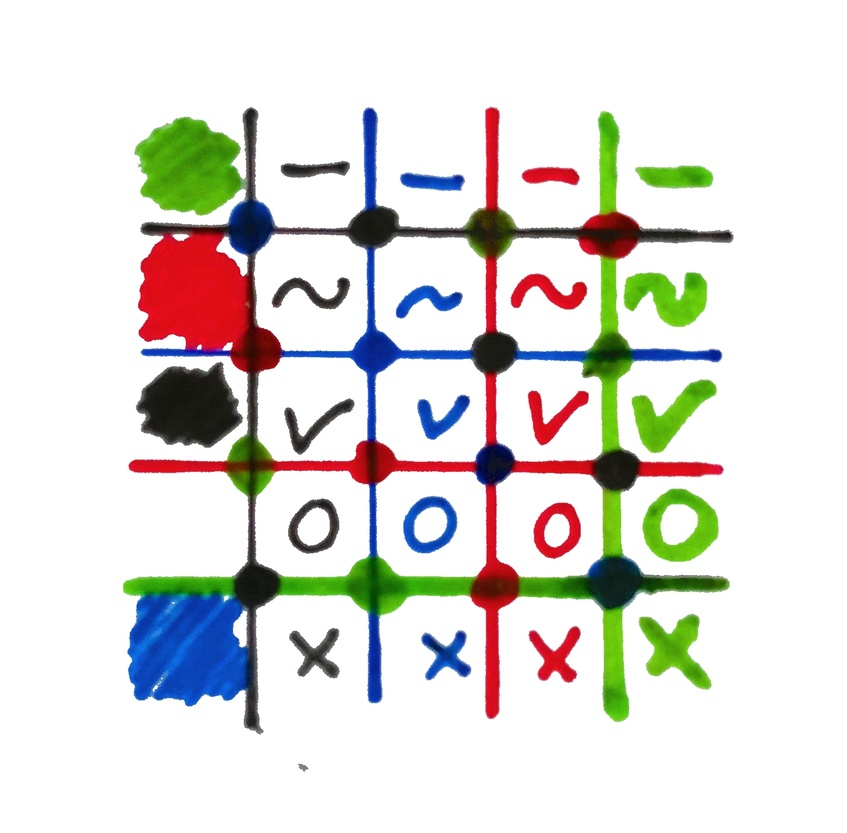
#> input picture sketchstyler/img/0.jpg, 847 x 833 px, shrunk from 1508 x 1483 before the run
$ python -i colors.py   (imports and definitions only)
#> lines starting #> are read from the running program, lines starting #| are printed output that depends on the picture; after the words box and inside, x2 and y2 are one past the last pixel; in counts of white or black regions, pixels touching at a corner belong together
from skimage.morphology import area_opening, area_closing
from cv2 import cvtColor, inRange, bitwise_or, COLOR_RGB2HSV, COLOR_HSV2RGB
from matplotlib.colors import rgb_to_hsv
import numpy as np


def rgb_masks(img):
    hsv_img = cvtColor(img, COLOR_RGB2HSV)
#> hsv_img: shape (833, 847, 3); mean H, S, V 28.2, 37.1, 234.2
    # hue range 0-180 in cv
    reds_l = inRange(hsv_img, (0, 0, 0), (30, 255, 240))
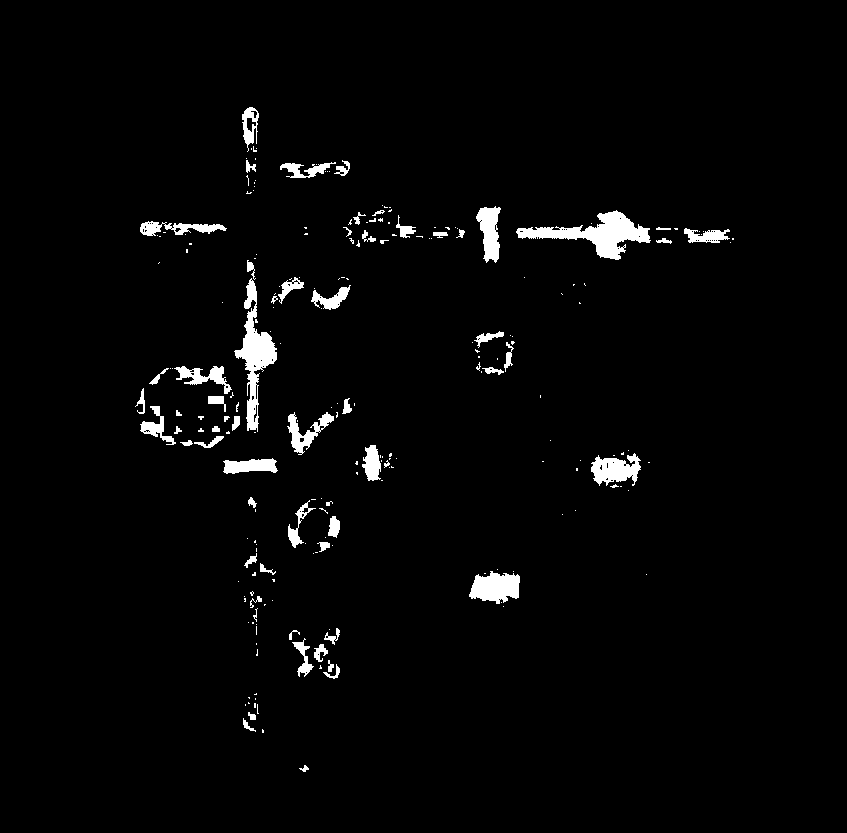
#> reds_l: shape (833, 847); 2.5% white; 224 white regions (161 under 20 px), largest, box (x1, y1, x2, y2) and area: (516, 210, 651, 260) 2461, (234, 278, 277, 432) 2121, (469, 571, 520, 604) 1181
    greens = inRange(hsv_img, (31, 0, 0), (90, 255, 240))
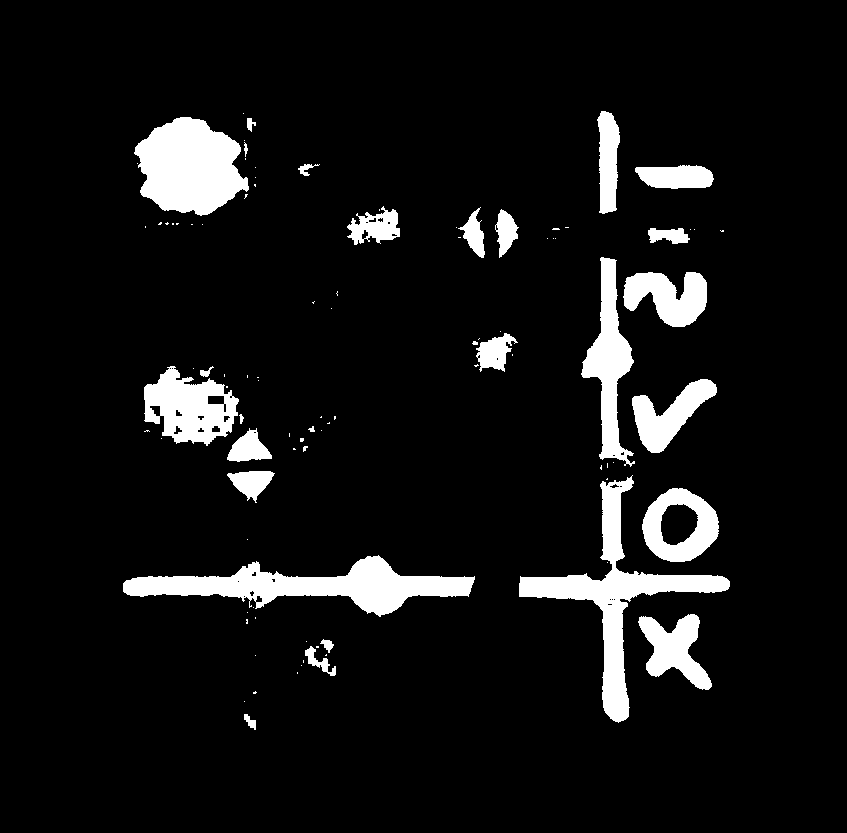
#> greens: shape (833, 847); 8% white; 96 white regions (69 under 20 px), largest, box (x1, y1, x2, y2) and area: (123, 555, 475, 617) 8724, (519, 475, 730, 723) 8672, (134, 117, 249, 216) 7929
    blues = inRange(hsv_img, (91, 0, 0), (150, 255, 240))
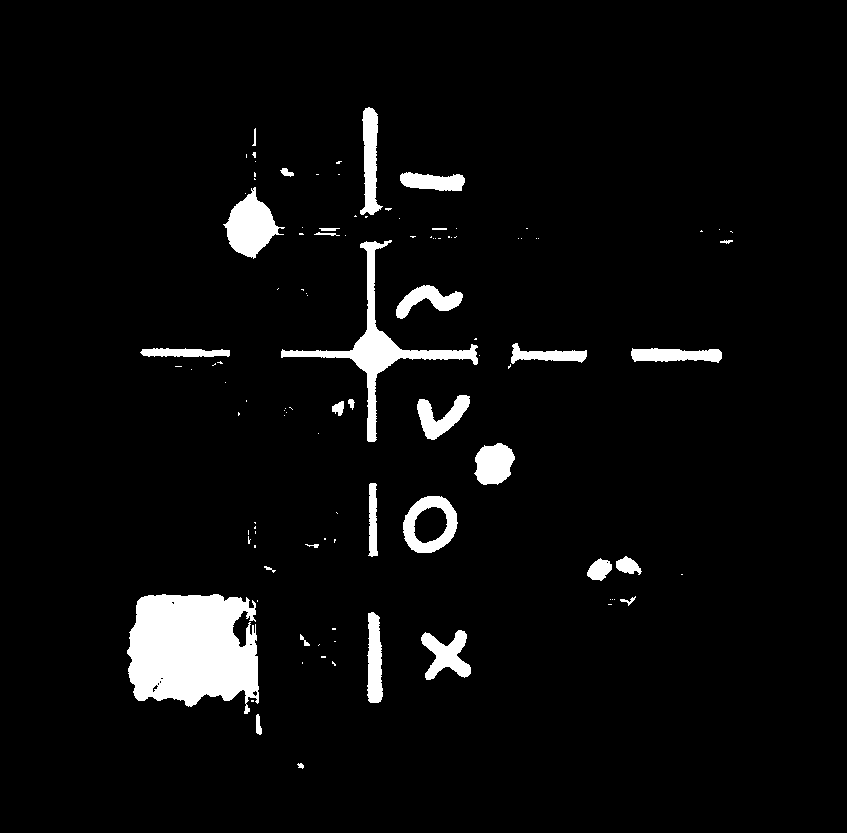
#> blues: shape (833, 847); 4.7% white; 106 white regions (75 under 20 px), largest, box (x1, y1, x2, y2) and area: (127, 594, 259, 714) 12362, (281, 240, 478, 442) 4178, (223, 187, 285, 259) 2262
    reds_u = inRange(hsv_img, (151, 0, 0), (180, 255, 240))
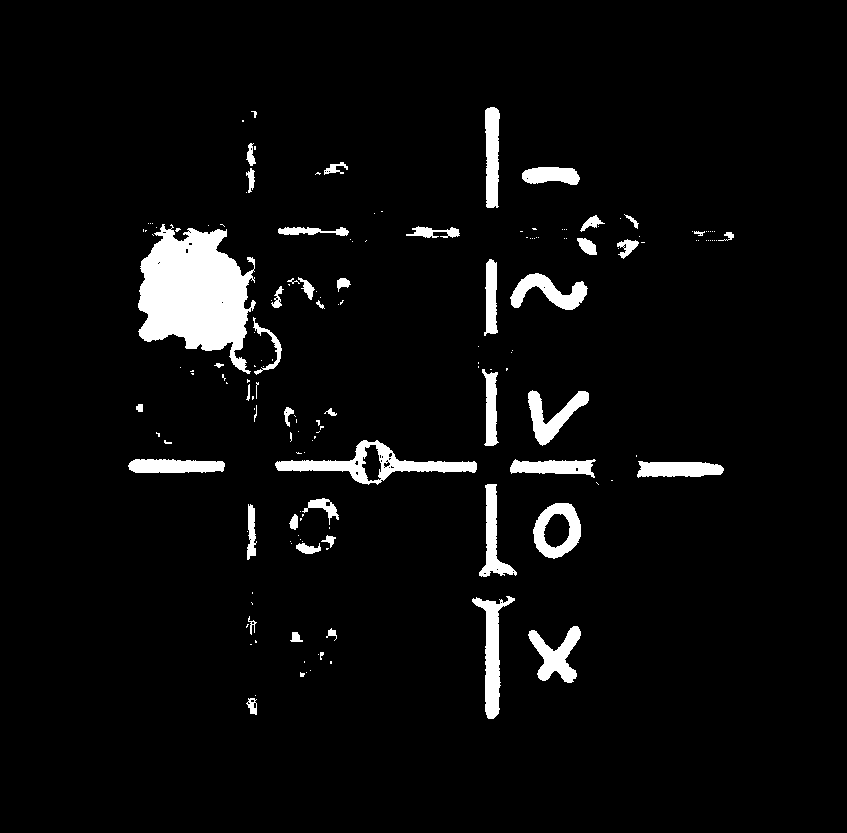
#> reds_u: shape (833, 847); 4.8% white; 166 white regions (116 under 20 px), largest, box (x1, y1, x2, y2) and area: (138, 224, 256, 374) 10982, (275, 440, 477, 485) 2612, (472, 596, 515, 719) 1785
    reds = bitwise_or(reds_l, reds_u)
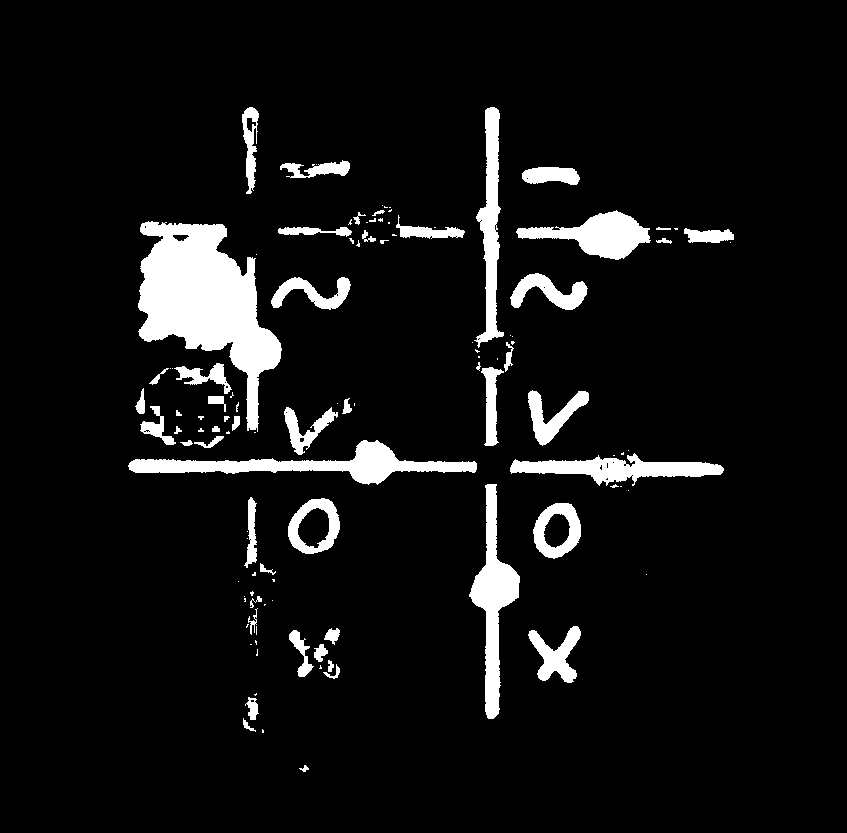
#> reds: shape (833, 847); 7.3% white; 112 white regions (59 under 20 px), largest, box (x1, y1, x2, y2) and area: (138, 221, 282, 432) 14336, (128, 440, 477, 485) 4934, (469, 484, 520, 719) 4183

    return (reds, greens, blues)


# [51 lines left out: functions change_color, combine_masks, rgb2, not called in this run]

>>> import cv2
>>> picture = cv2.cvtColor(cv2.imread('img/0.jpg'), cv2.COLOR_BGR2RGB)
>>> result = rgb_masks(picture)

$ run again, on sketchstyler/img/1.jpg
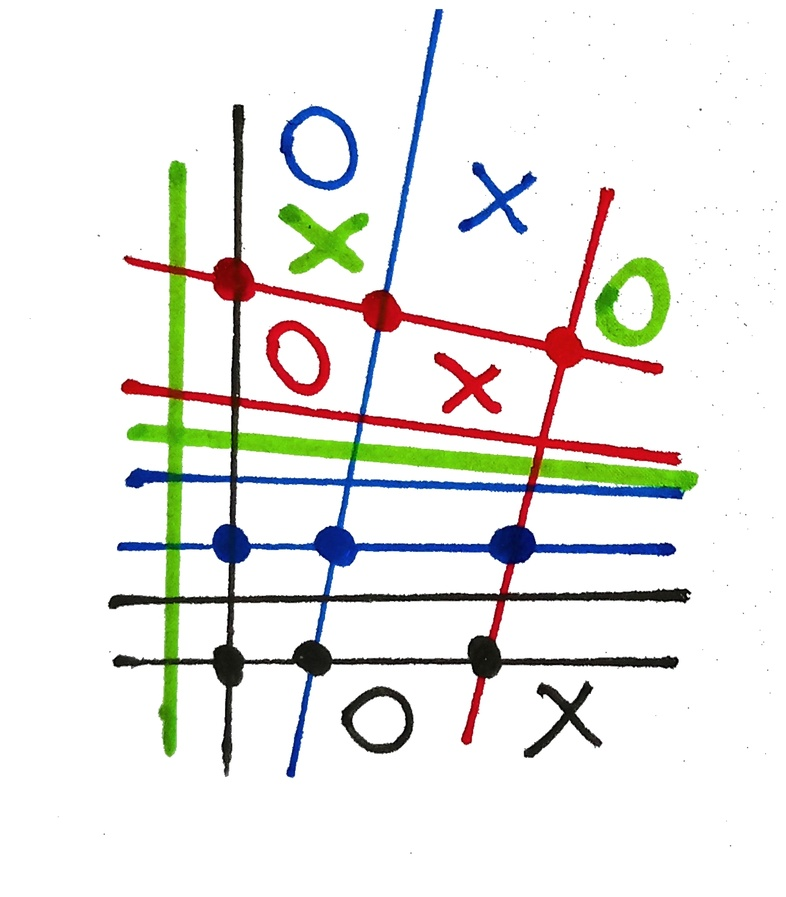
#> input picture sketchstyler/img/1.jpg, 786 x 897 px, shrunk from 1289 x 1471 before the run
#> hsv_img: shape (897, 786, 3); mean H, S, V 20.4, 22.9, 241.1
#> in rgb_masks, `reds_l = inRange(hsv_img, (0, 0, 0), (30, 255, 240))`:
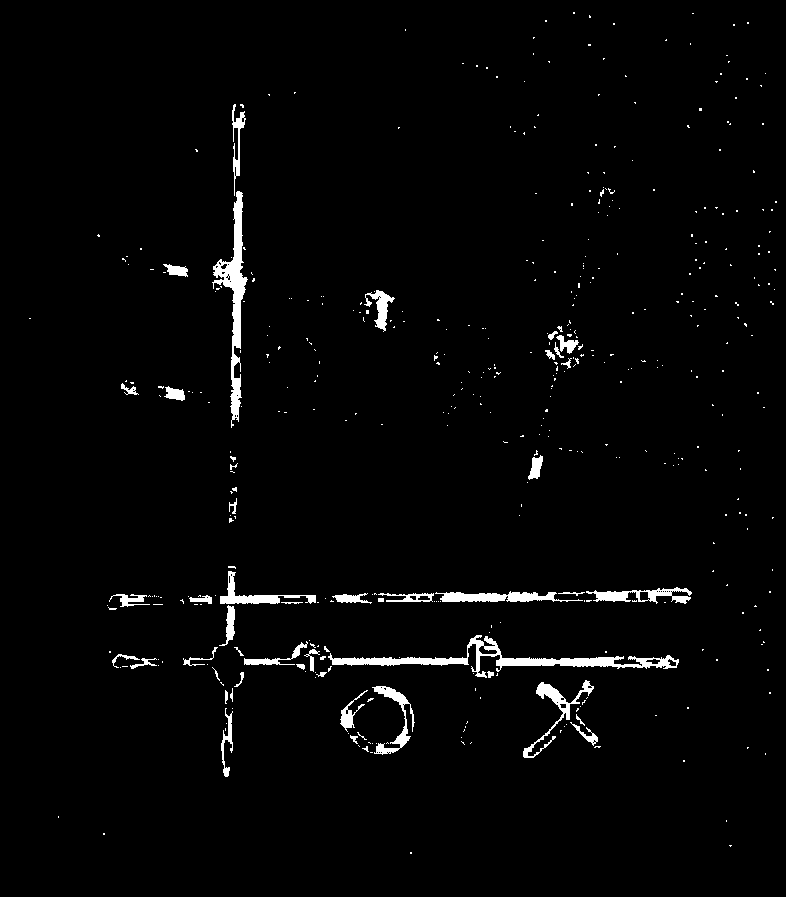
#> reds_l: shape (897, 786); 2.2% white; 456 white regions (410 under 20 px), largest, box (x1, y1, x2, y2) and area: (328, 635, 679, 678) 2805, (212, 191, 248, 428) 2247, (435, 591, 583, 602) 950
#> greens: shape (897, 786); 4.7% white; 89 white regions (51 under 20 px), largest, box (x1, y1, x2, y2) and area: (127, 399, 532, 758) 12928, (594, 257, 671, 347) 3574, (278, 203, 369, 275) 3125
#> blues: shape (897, 786); 3% white; 41 white regions (29 under 20 px), largest, box (x1, y1, x2, y2) and area: (179, 461, 677, 645) 11055, (279, 104, 359, 191) 2140, (383, 9, 444, 292) 2094
#> reds_u: shape (897, 786); 2.7% white; 127 white regions (108 under 20 px), largest, box (x1, y1, x2, y2) and area: (238, 186, 682, 467) 11713, (266, 320, 331, 397) 1994, (434, 352, 502, 414) 1641
#> in rgb_masks, `reds = bitwise_or(reds_l, reds_u)`:
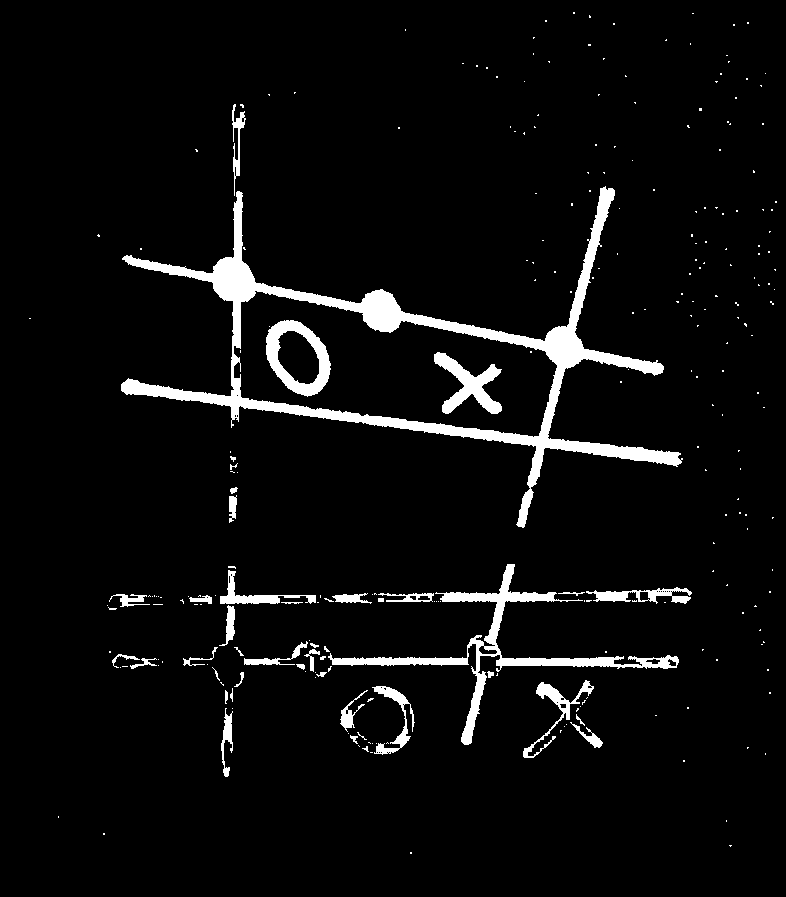
#> reds: shape (897, 786); 5% white; 265 white regions (225 under 20 px), largest, box (x1, y1, x2, y2) and area: (121, 186, 683, 528) 18229, (328, 564, 679, 745) 5186, (266, 320, 331, 397) 2029

$ run again, on sketchstyler/img/2.jpg
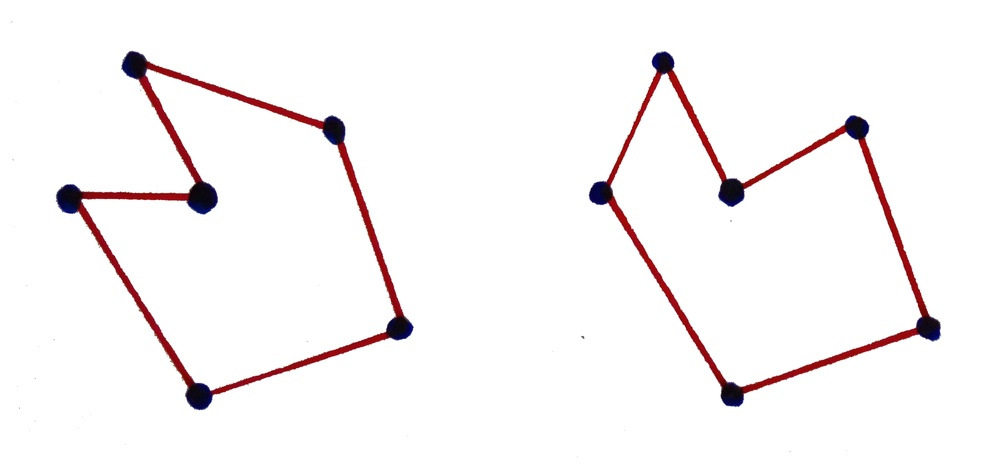
#> input picture sketchstyler/img/2.jpg, 1000 x 470 px, shrunk from 2777 x 1306 before the run
#> hsv_img: shape (470, 1000, 3); mean H, S, V 12.6, 8.6, 249
#> in rgb_masks, `reds_l = inRange(hsv_img, (0, 0, 0), (30, 255, 240))`:
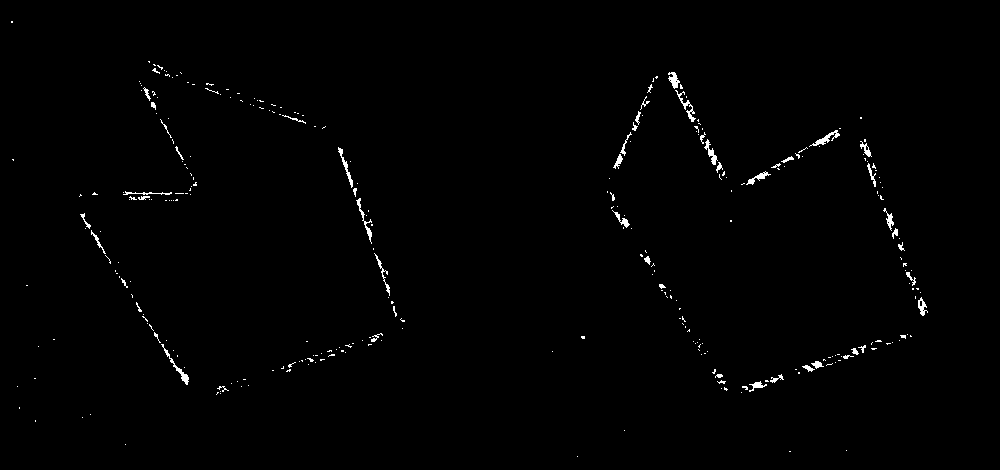
#> reds_l: shape (470, 1000); 0.81% white in thin lines or dots, all inside (x1, y1, x2, y2) = (11, 21, 928, 457)
#> greens: shape (470, 1000); 0% white in thin lines or dots, all inside (x1, y1, x2, y2) = (336, 128, 733, 193)
#> blues: shape (470, 1000); 1.2% white; 13 white regions (1 under 20 px), largest, box (x1, y1, x2, y2) and area: (187, 182, 218, 215) 651, (718, 178, 745, 207) 555, (55, 184, 81, 214) 555
#> reds_u: shape (470, 1000); 2.4% white; 86 white regions (52 under 20 px), largest, box (x1, y1, x2, y2) and area: (76, 75, 205, 391) 3001, (136, 60, 326, 131) 1241, (211, 331, 391, 396) 1045
#> in rgb_masks, `reds = bitwise_or(reds_l, reds_u)`:
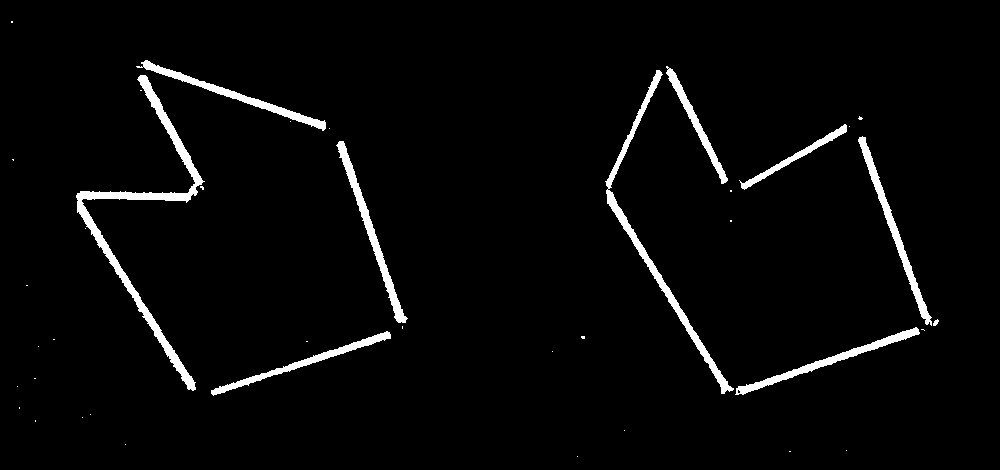
#> reds: shape (470, 1000); 3.2% white; 40 white regions (30 under 20 px), largest, box (x1, y1, x2, y2) and area: (76, 75, 205, 391) 3705, (605, 70, 734, 394) 2410, (336, 141, 408, 323) 1509
